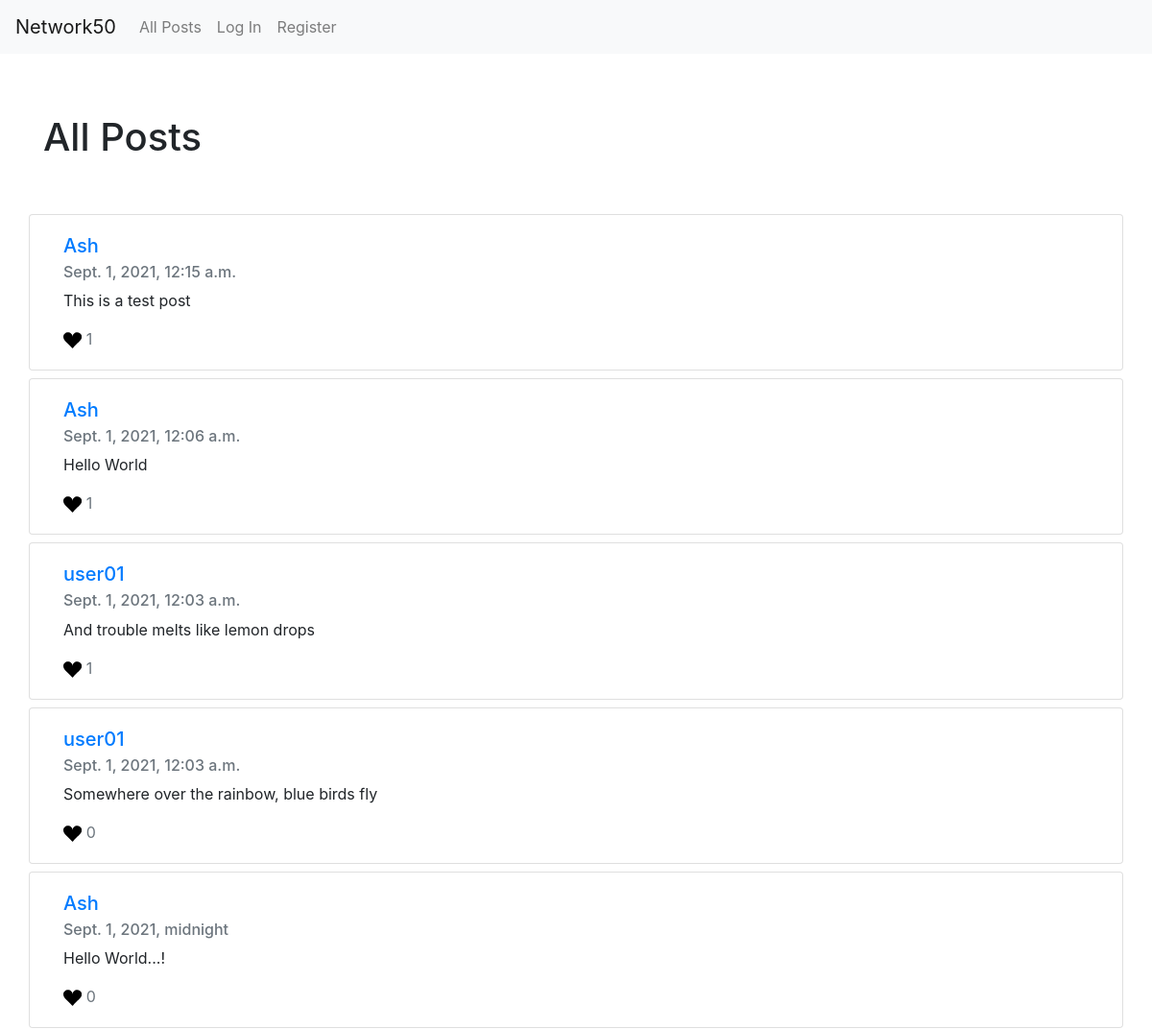
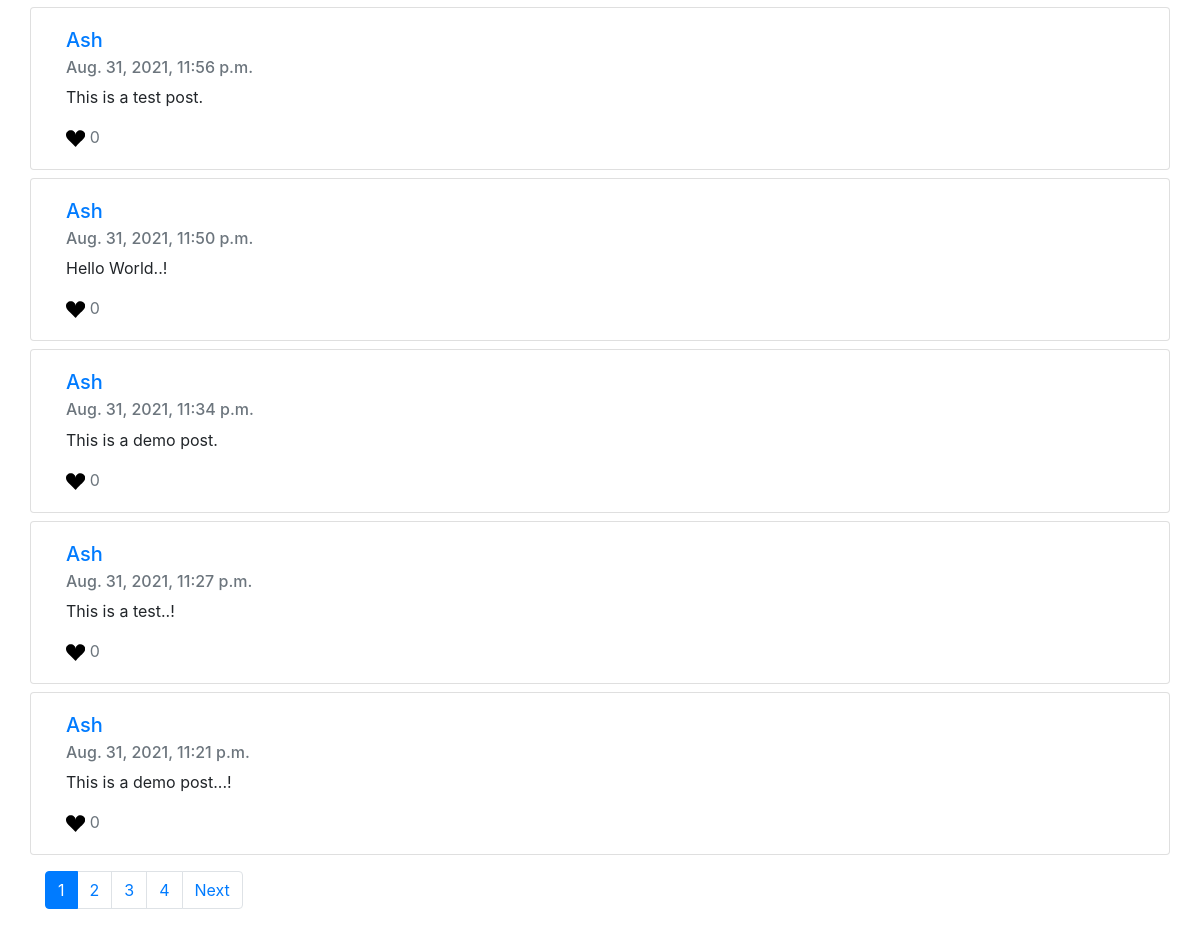
The page / on the database its author committed (2 pictures, top to bottom).
### network/models.py (models this page shows)
class Post(models.Model):
    content = models.TextField(verbose_name="New Post")
    timestamp = models.DateTimeField(auto_now_add=True)
    creator = models.ForeignKey(User, on_delete=models.CASCADE, related_name="posts")
    likes = models.ManyToManyField(User, blank=True)

class User(AbstractUser):
    following = models.ManyToManyField("self", symmetrical=False, blank=True, related_name="followers")

### network/views.py (the view)
# urls.py: path("", views.index, name="index"),
def index(request):
    posts = Post.objects.all().order_by("-timestamp")
    page_obj = paginate_posts(request, posts)
    return render(request, "network/index.html", {
        "posts": page_obj,
        "feed": True
    })

### network/views.py (called while the page is built)
def paginate_posts(request, posts):
    paginator = Paginator(posts, 10)
    page_number = request.GET.get('page')
    return paginator.get_page(page_number)

### network/templates/network/index.html (shortened to what this page needs)
{% extends "network/posts.html" %}
{% load static %}
{% block top-matter %}
<div class="container py-5">
    <h1>All Posts</h1>
{% endblock %}

### network/templates/network/posts.html (shortened to what this page needs)
{% extends "network/layout.html" %}
{% load static %}
{% block body %}
    <div class="top-matter">
        {% block top-matter %}
        {% endblock %}
    </div>
    <div class="feed">
        {% for post in posts %}
        <div class="card container mb-2">
            <div class="card-body">
                <a href="{% url 'profile' post.creator.username %}">
                    <h5 class="card-title">{{ post.creator }}</h5>
                </a>
                <h6 class="card-subtitle mb-2 text-muted">{{ post.timestamp }}</h6>
                <p class="card-text" id="post-content-{{ post.id }}">{{ post.content }}</p>
                <p class="card-text text-muted">
                    <svg width="1.2em"
                         height="1.2em"
                         viewBox="0 0 16 16"
                         xmlns="http://www.w3.org/2000/svg"
                         id="{{ post.id }}"
                         data-post="{{ post.id }}"
                         class="bi bi-suit-heart-fill"
                         fill="
                            {% if user in post.likes.all %}
                            red
                            {% else %}
                            black
                            {% endif %}">
                        <path d="M4 1c2.21 0 4 1.755 4 3.92C8 2.755 9.79 1 12 1s4 1.755 4 3.92c0 3.263-3.234 4.414-7.608 9.608a.513.513 0 0 1-.784 0C3.234 9.334 0 8.183 0 4.92 0 2.755 1.79 1 4 1z"/>
                    </svg>
                    <span id="like-count-{{ post.id }}">{{ post.likes.all|length }}</span>
                </p>
            </div>
        </div>
        {% empty %}
        <p class="container">Nothing to show. Follow people to see there posts here.!</p>
        {% endfor %}
    </div>
    {% if posts.paginator.num_pages > 1 %}
        <nav aria-label="Posts pages" class="container mt-3">
            <ul class="pagination">
                {% for page in posts.paginator.page_range %}
                {% if page == posts.number %}
                <li class="page-item active" aria-current="page">
                    <a class="page-link" href="?page={{ page }}">{{ page }} <span class="sr-only">(current)</span></a>
                </li>
                {% else %}
                <li class="page-item"><a class="page-link" href="?page={{ page }}">{{ page }}</a></li>
                {% endif %}
                {% endfor %}
                {% if posts.has_next %}
                <li class="page-item">
                    <a class="page-link" href="?page={{ posts.next_page_number }}">Next</a>
                </li>
                {% endif %}
            </ul>
        </nav>
    {% endif %}
{% endblock %}

### network/static/network/styles.css (style rules this page uses)
.bi { cursor: pointer; }

### rows shown on the page
Post: creator "Ash", timestamp "Sept. 1, 2021, 12:15 a.m.", content "This is a test post", likes.all|length "1"
Post: creator "Ash", timestamp "Sept. 1, 2021, 12:06 a.m.", content "Hello World", likes.all|length "1"
Post: creator "user01", timestamp "Sept. 1, 2021, 12:03 a.m.", content "And trouble melts like lemon drops", likes.all|length "1"
Post: creator "user01", timestamp "Sept. 1, 2021, 12:03 a.m.", content "Somewhere over the rainbow, blue birds fly", likes.all|length "0"
Post: creator "Ash", timestamp "Sept. 1, 2021, midnight", content "Hello World...!", likes.all|length "0"
Post: creator "Ash", timestamp "Aug. 31, 2021, 11:56 p.m.", content "This is a test post.", likes.all|length "0"
Post: creator "Ash", timestamp "Aug. 31, 2021, 11:50 p.m.", content "Hello World..!", likes.all|length "0"
Post: creator "Ash", timestamp "Aug. 31, 2021, 11:34 p.m.", content "This is a demo post.", likes.all|length "0"
Post: creator "Ash", timestamp "Aug. 31, 2021, 11:27 p.m.", content "This is a test..!", likes.all|length "0"
Post: creator "Ash", timestamp "Aug. 31, 2021, 11:21 p.m.", content "This is a demo post...!", likes.all|length "0"

### other values the page prints
{{ page }} "1"
{{ page }} "2" "3" "4"
